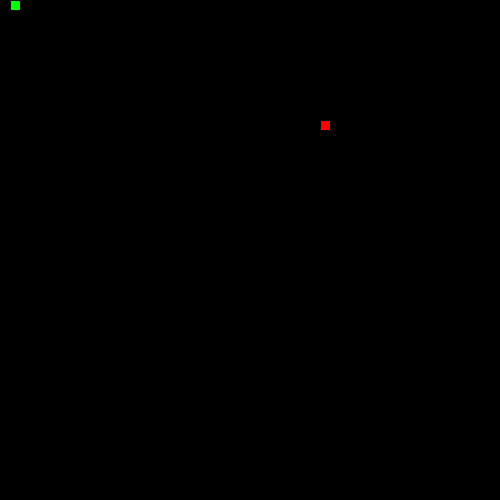
Frame 1 (no input)
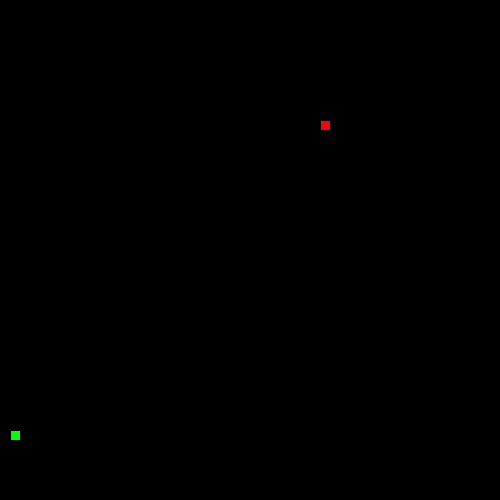
Frame 60 (the mouse pressed at the canvas centre just before this capture)
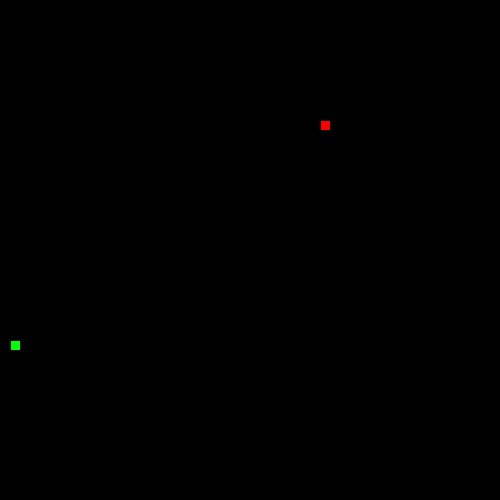
Frame 120 (the mouse held since frame 60 and released just before this capture)

The Processing sketch that drew these frames (run headless with seeded random() and noise(); from frame 60 on, the mouse is pressed at the canvas centre):

// Processing sketch: LeagueSnake
// ── LeagueSnake.pde
//*
// ***** SEGMENT CLASS *****
// This class will be used to represent each part of the moving snake.
//*

class Segment {

//Add x and y member variables. They will hold the corner location of each segment of the snake.
int x;
int y;

Segment(int x,int y) {
this.x = x;
this.y = y;
}
// Add a constructor with parameters to initialize each variable.


}

void LeagueSnake() { }
//*
// ***** GAME VARIABLES *****
// All the game variables that will be shared by the game methods are here
//*
int direction = UP;
int foodCount = 0;
Segment shead;
int foodX;
int foodY;
//*
// ***** SETUP METHODS *****
// These methods are called at the start of the game.
//*

void setup() {
background(0,0,0);
  size(500,500);
shead = new Segment(10,10);
frameRate(20);
dropFood();

}

void dropFood() {
  //Set the food in a new random location
    foodX = ((int)random(50)*10);
    foodY = ((int)random(50)*10);
}



//*
// ***** DRAW METHODS *****
// These methods are used to draw the snake and its food 
//*

void draw() {
  background(0,0,0);
  move();
  drawFood();
  drawSnake();
  eat();

}

void drawFood() {
  //Draw the food
  fill(255,0,0);
  rect(foodX,foodY,10,10);
  
}

void drawSnake() {
  //Draw the head of the snake followed by its tail
  fill(0,255,0);
  rect(shead.x,shead.y ,10,10);
  manageTail();

}


//*
// ***** TAIL MANAGEMENT METHODS *****
// These methods make sure the tail is the correct length.
//*

void drawTail() {
  //Draw each segment of the tail 
for(int i = 0; i < tail.size(); i++) {
rect(tail.get(i).x,tail.get(i).y,10,10);

}
}

ArrayList<Segment> tail = new ArrayList<Segment>();


void manageTail() {
  //After drawing the tail, add a new segment at the "start" of the tail and remove the one at the "end" 
  //This produces the illusion of the snake tail moving.
  checkTailCollision();
  drawTail();
  Segment seg = new Segment(shead.x,shead.y);
  tail.add(seg);
  tail.remove(0);
}

void checkTailCollision() {
  //If the snake crosses its own tail, shrink the tail back to one segment
   for(int i =0; i < tail.size();i++) {
  if( shead.x == tail.get(i).x && shead.y == tail.get(i).x ){
  foodCount=1;
  tail.clear();
  Segment seg = new Segment(shead.x,shead.y);
tail.add(seg);
  }  
}
  
}



//*
// ***** CONTROL METHODS *****
// These methods are used to change what is happening to the snake
//*

void keyPressed() {
  //Set the direction of the snake according to the arrow keys pressed
  if(keyCode == UP) 

{ direction = UP;}
   
  else if(keyCode == DOWN) 

{ direction = DOWN; }

  else if(keyCode == RIGHT)

{ direction = RIGHT;}

  else if(keyCode == LEFT) {direction = LEFT;}


}

void move() {
  //Change the location of the Snake head based on the direction it is moving.
  
    
  switch(direction) {
  case UP:
    shead.y-=10;
    checkBoundaries();  
    break;
  case DOWN:
   shead.y+=10;
   checkBoundaries();   
    break;
  case LEFT:
   shead.x-=10;;
   checkBoundaries();  
    break;
  case RIGHT:
    shead.x+=10; 
    checkBoundaries();  
    break;
    
}
  
}

void checkBoundaries() {
 //If the snake leaves the frame, make it reappear on the other side
 if(shead.x > 500) {
 shead.x=0; 
 }
 if(shead.y > 500) {
   shead.y=0;
 }
  if(shead.x < 0) {
    shead.x=500;
  }
  if(shead.y < 0) {
    shead.y =500;
  }

}



void eat() {
  //When the snake eats the food, its tail should grow and more food appear
if(shead.x == foodX && shead.y == foodY) { dropFood(); foodCount++;
Segment seg = new Segment(shead.x,shead.y);
tail.add(seg);
}

}
